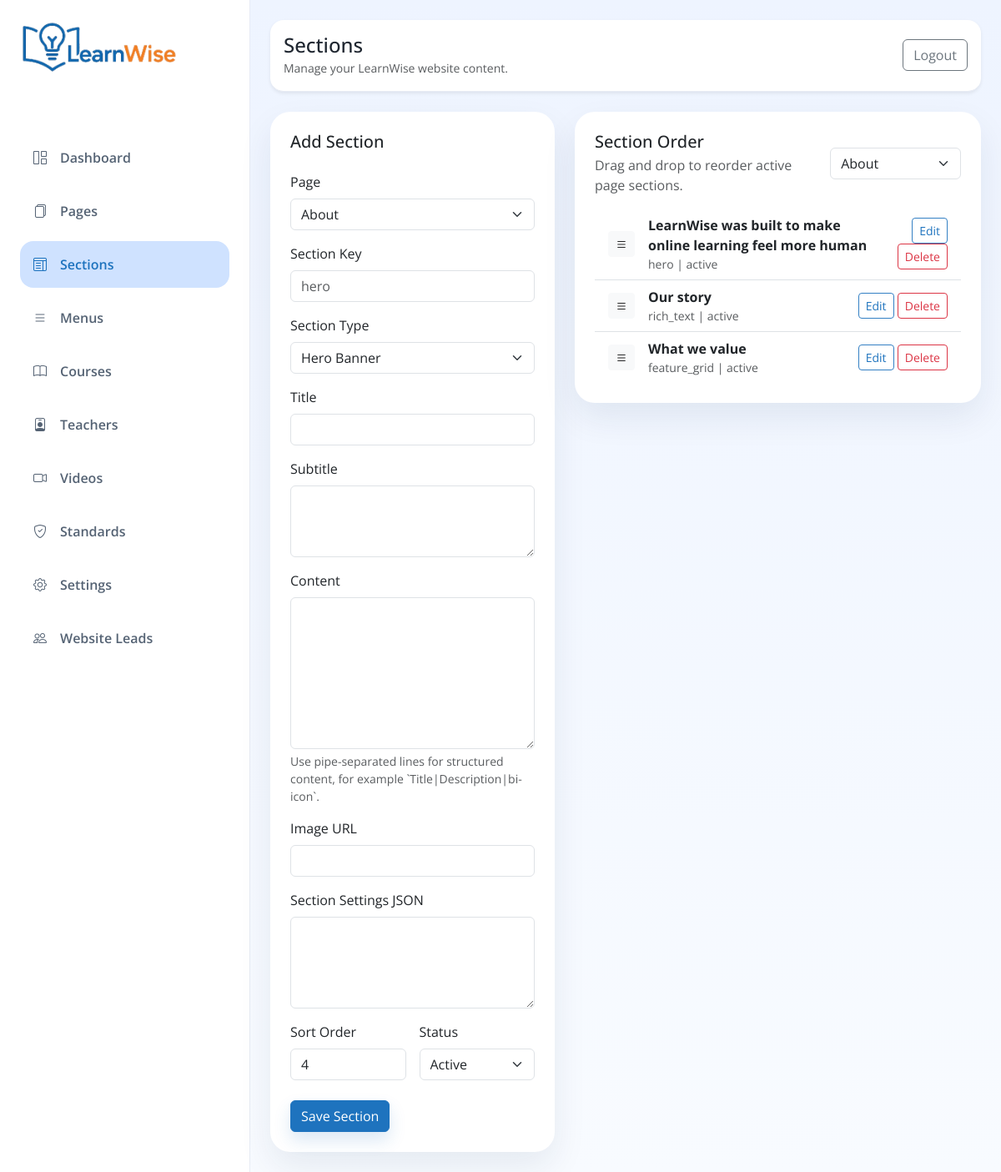
The app's page /admin/sections.php (signed in) with its own data.
### tables this page shows
CREATE TABLE IF NOT EXISTS `page_sections` (
  `id` int NOT NULL AUTO_INCREMENT,
  `page_name` varchar(100) NOT NULL,
  `section_type` varchar(100) NOT NULL,
  `title` varchar(255) NOT NULL,
  `subtitle` varchar(255) DEFAULT NULL,
  `content` text,
  `image` varchar(255) DEFAULT NULL,
  `button_text` varchar(100) DEFAULT NULL,
  `button_link` varchar(255) DEFAULT NULL,
  `sort_order` int DEFAULT '0',
  `status` enum('active','inactive') DEFAULT 'active',
  `created_at` timestamp NULL DEFAULT CURRENT_TIMESTAMP,
  `page_id` int DEFAULT NULL,
  `section_key` varchar(100) DEFAULT NULL,
  `section_title` varchar(255) DEFAULT NULL,
  `section_subtitle` text,
  `section_content` longtext,
  `section_image` varchar(255) DEFAULT NULL,
  `section_settings` longtext,
  `updated_at` timestamp NULL DEFAULT CURRENT_TIMESTAMP ON UPDATE CURRENT_TIMESTAMP,
  PRIMARY KEY (`id`)
);

### includes/site.php (called while the page is built, shortened)
<?php
function getSectionTypes(): array
{
    return [
        'hero' => 'Hero Banner',
        'feature_grid' => 'Feature / Icon Grid',
        'stats' => 'Statistics / Trust Bar',
        'courses_grid' => 'Course Categories',
        'videos' => 'Video Gallery',
        'testimonials' => 'Testimonials',
        'teachers_grid' => 'Teacher Showcase',
        'faq' => 'FAQ Accordion',
        'cta_banner' => 'CTA Banner',
        'lead_form' => 'Enrollment / Lead Form',
        'contact_form' => 'Contact Form',
        'rich_text' => 'Rich Text Block',
        'trust' => 'Trust Indicators',
    ];
}

### includes/db.php (called while the page is built, shortened)
<?php
$localConfig = [];
$dbHost = (string) ($localConfig['db_host'] ?? '127.0.0.1');
$dbName = (string) ($localConfig['db_name'] ?? 'learnwise');
$dbUser = (string) ($localConfig['db_user'] ?? 'root');
$dbPass = (string) ($localConfig['db_pass'] ?? '');
function lwColumnExists(PDO $pdo, string $table, string $column): bool
{
    $stmt = $pdo->prepare('SELECT COUNT(*) FROM information_schema.COLUMNS WHERE TABLE_SCHEMA = DATABASE() AND TABLE_NAME = :table_name AND COLUMN_NAME = :column_name');
    $stmt->execute([
        ':table_name' => $table,
        ':column_name' => $column,
    ]);
    return (bool) $stmt->fetchColumn();
}
function lwInitializeDatabase(PDO $pdo): void
{
    $pdo->exec("CREATE TABLE IF NOT EXISTS admins (
        id INT AUTO_INCREMENT PRIMARY KEY,
        email VARCHAR(150) NOT NULL UNIQUE,
        password VARCHAR(255) NOT NULL,
        created_at TIMESTAMP DEFAULT CURRENT_TIMESTAMP
    ) ENGINE=InnoDB DEFAULT CHARSET=utf8mb4");
    $pdo->exec("CREATE TABLE IF NOT EXISTS website_settings (
        id INT AUTO_INCREMENT PRIMARY KEY,
        setting_key VARCHAR(150) NOT NULL UNIQUE,
        setting_value LONGTEXT DEFAULT NULL,
        setting_type VARCHAR(50) NOT NULL DEFAULT 'text',
        updated_at TIMESTAMP DEFAULT CURRENT_TIMESTAMP ON UPDATE CURRENT_TIMESTAMP
    ) ENGINE=InnoDB DEFAULT CHARSET=utf8mb4");
    $pdo->exec("CREATE TABLE IF NOT EXISTS pages (
        id INT AUTO_INCREMENT PRIMARY KEY,
        page_name VARCHAR(100) NOT NULL UNIQUE,
        page_title VARCHAR(255) NOT NULL,
        meta_title VARCHAR(255) DEFAULT NULL,
        meta_description TEXT DEFAULT NULL,
        og_image VARCHAR(255) DEFAULT NULL,
        status ENUM('active','inactive') NOT NULL DEFAULT 'active',
        created_at TIMESTAMP DEFAULT CURRENT_TIMESTAMP,
        updated_at TIMESTAMP DEFAULT CURRENT_TIMESTAMP ON UPDATE CURRENT_TIMESTAMP
    ) ENGINE=InnoDB DEFAULT CHARSET=utf8mb4");
    $pdo->exec("CREATE TABLE IF NOT EXISTS page_sections (
        id INT AUTO_INCREMENT PRIMARY KEY,
        page_id INT NOT NULL,
        section_key VARCHAR(100) NOT NULL,
        section_title VARCHAR(255) DEFAULT NULL,
        section_subtitle TEXT DEFAULT NULL,
        section_content LONGTEXT DEFAULT NULL,
        section_image VARCHAR(255) DEFAULT NULL,
        section_type VARCHAR(100) NOT NULL,
        section_settings LONGTEXT DEFAULT NULL,
        sort_order INT NOT NULL DEFAULT 0,
        status ENUM('active','inactive') NOT NULL DEFAULT 'active',
        created_at TIMESTAMP DEFAULT CURRENT_TIMESTAMP,
        updated_at TIMESTAMP DEFAULT CURRENT_TIMESTAMP ON UPDATE CURRENT_TIMESTAMP,
        CONSTRAINT fk_page_sections_page FOREIGN KEY (page_id) REFERENCES pages(id) ON DELETE CASCADE
    ) ENGINE=InnoDB DEFAULT CHARSET=utf8mb4");
    $pdo->exec("CREATE TABLE IF NOT EXISTS menus (
        id INT AUTO_INCREMENT PRIMARY KEY,
        menu_name VARCHAR(150) NOT NULL,
        menu_link VARCHAR(255) NOT NULL,
        sort_order INT NOT NULL DEFAULT 0,
        status ENUM('active','inactive') NOT NULL DEFAULT 'active',
        created_at TIMESTAMP DEFAULT CURRENT_TIMESTAMP,
        updated_at TIMESTAMP DEFAULT CURRENT_TIMESTAMP ON UPDATE CURRENT_TIMESTAMP
    ) ENGINE=InnoDB DEFAULT CHARSET=utf8mb4");
    $pdo->exec("CREATE TABLE IF NOT EXISTS sample_videos (
        id INT AUTO_INCREMENT PRIMARY KEY,
        title VARCHAR(255) NOT NULL,
        description TEXT DEFAULT NULL,
        thumbnail VARCHAR(255) DEFAULT NULL,
        video_file VARCHAR(255) DEFAULT NULL,
        video_url VARCHAR(255) DEFAULT NULL,
        sort_order INT NOT NULL DEFAULT 0,
        status ENUM('active','inactive') NOT NULL DEFAULT 'active',
        created_at TIMESTAMP DEFAULT CURRENT_TIMESTAMP,
        updated_at TIMESTAMP DEFAULT CURRENT_TIMESTAMP ON UPDATE CURRENT_TIMESTAMP
    ) ENGINE=InnoDB DEFAULT CHARSET=utf8mb4");
    $pdo->exec("CREATE TABLE IF NOT EXISTS standards_sections (
        id INT AUTO_INCREMENT PRIMARY KEY,
        title VARCHAR(255) NOT NULL,
        content TEXT NOT NULL,
        icon VARCHAR(50) DEFAULT NULL,
        sort_order INT DEFAULT 0,
        status ENUM('active','inactive') DEFAULT 'active'
    ) ENGINE=InnoDB DEFAULT CHARSET=utf8mb4");
    $pdo->exec("CREATE TABLE IF NOT EXISTS compliance_rules (
        id INT AUTO_INCREMENT PRIMARY KEY,
        title VARCHAR(255) NOT NULL,
        content TEXT NOT NULL,
        icon VARCHAR(50) DEFAULT NULL,
        penalty VARCHAR(255) DEFAULT NULL,
        sort_order INT DEFAULT 0,
        status ENUM('active','inactive') DEFAULT 'active'
    ) ENGINE=InnoDB DEFAULT CHARSET=utf8mb4");
    $pdo->exec("CREATE TABLE IF NOT EXISTS courses (
        id INT AUTO_INCREMENT PRIMARY KEY,
        title VARCHAR(200) NOT NULL,
        description TEXT NOT NULL,
        category VARCHAR(100) NOT NULL,
        image VARCHAR(255) DEFAULT NULL,
        sort_order INT NOT NULL DEFAULT 0,
        status ENUM('active','inactive') DEFAULT 'active',
        created_at TIMESTAMP DEFAULT CURRENT_TIMESTAMP,
        updated_at TIMESTAMP DEFAULT CURRENT_TIMESTAMP ON UPDATE CURRENT_TIMESTAMP
    ) ENGINE=InnoDB DEFAULT CHARSET=utf8mb4");
    $pdo->exec("CREATE TABLE IF NOT EXISTS teachers (
        id INT AUTO_INCREMENT PRIMARY KEY,
        name VARCHAR(150) NOT NULL,
        subject VARCHAR(100) NOT NULL,
        experience VARCHAR(50) DEFAULT NULL,
        experience_years INT NOT NULL DEFAULT 0,
        students_count INT NOT NULL DEFAULT 0,
        bio TEXT DEFAULT NULL,
        image VARCHAR(255) DEFAULT NULL,
        status ENUM('active','inactive') DEFAULT 'active',
        created_at TIMESTAMP DEFAULT CURRENT_TIMESTAMP,
        updated_at TIMESTAMP DEFAULT CURRENT_TIMESTAMP ON UPDATE CURRENT_TIMESTAMP
    ) ENGINE=InnoDB DEFAULT CHARSET=utf8mb4");
    $pdo->exec("CREATE TABLE IF NOT EXISTS leads (
        id INT AUTO_INCREMENT PRIMARY KEY,
        name VARCHAR(120) NOT NULL,
        parent_name VARCHAR(120) DEFAULT NULL,
        student_name VARCHAR(120) DEFAULT NULL,
        email VARCHAR(150) NOT NULL,
        phone VARCHAR(40) NOT NULL,
        course VARCHAR(150) DEFAULT NULL,
        message TEXT DEFAULT NULL,
        source VARCHAR(60) DEFAULT 'website',
        status ENUM('new','contacted','converted','closed') NOT NULL DEFAULT 'new',
        created_at TIMESTAMP DEFAULT CURRENT_TIMESTAMP,
        updated_at TIMESTAMP DEFAULT CURRENT_TIMESTAMP ON UPDATE CURRENT_TIMESTAMP
    ) ENGINE=InnoDB DEFAULT CHARSET=utf8mb4");
    if (lwColumnExists($pdo, 'page_sections', 'page_name')) {
        $legacySections = $pdo->query('SELECT * FROM page_sections')->fetchAll(PDO::FETCH_ASSOC);
    }
}
try {
    $pdo = new PDO("mysql:host={$dbHost};charset=utf8mb4", $dbUser, $dbPass, [
        PDO::ATTR_ERRMODE => PDO::ERRMODE_EXCEPTION,
        PDO::ATTR_DEFAULT_FETCH_MODE => PDO::FETCH_ASSOC,
    ]);
    $pdo->exec("CREATE DATABASE IF NOT EXISTS `{$dbName}` CHARACTER SET utf8mb4 COLLATE utf8mb4_unicode_ci");
    $pdo->exec("USE `{$dbName}`");
    lwInitializeDatabase($pdo);
} catch (PDOException $exception) {
    lwReportException($exception, ['area' => 'database_connection']);
    lwAbortRequest();
}

### admin/auth.php (called while the page is built, shortened)
<?php
require_once __DIR__ . '/../includes/db.php';

### admin/sections.php (the view, shortened to what this page needs)
<?php
require_once __DIR__ . '/auth.php';
require_once __DIR__ . '/../includes/site.php';
$pageId = isset($_GET['page_id']) ? (int) $_GET['page_id'] : 0;
$pages = $pdo->query('SELECT id, page_name, page_title FROM pages ORDER BY page_title ASC')->fetchAll(PDO::FETCH_ASSOC);
if ($pageId === 0 && !empty($pages)) {
    $pageId = (int) $pages[0]['id'];
}
$editSection = null;
if ($pageId > 0) {
    $stmt = $pdo->prepare('SELECT * FROM page_sections WHERE page_id = :page_id ORDER BY sort_order ASC, id ASC');
    $stmt->execute([':page_id' => $pageId]);
    $sections = $stmt->fetchAll(PDO::FETCH_ASSOC);
}
include __DIR__ . '/admin-header.php';
?>
<div class="row g-4">
    <div class="col-xl-5">
        <div class="card admin-card p-4">
            <h5 class="mb-4"><?= $editSection ? 'Edit Section' : 'Add Section' ?></h5>
            <form method="post">
                <div class="mb-3">
                    <label class="form-label">Page</label>
                    <select name="page_id" class="form-select" required>
                        <?php foreach ($pages as $page): ?>
                            <option value="<?= (int) $page['id'] ?>" <?= (int) ($editSection['page_id'] ?? $pageId) === (int) $page['id'] ? 'selected' : '' ?>>
                                <?= htmlspecialchars($page['page_title']) ?>
                            </option>
                        <?php endforeach; ?>
                    </select>
                </div>
                <div class="mb-3">
                    <label class="form-label">Section Key</label>
                    <input type="text" name="section_key" class="form-control" placeholder="hero" value="<?= htmlspecialchars($editSection['section_key'] ?? '') ?>" required>
                </div>
                <div class="mb-3">
                    <label class="form-label">Section Type</label>
                    <select name="section_type" class="form-select">
                        <?php foreach (getSectionTypes() as $type => $label): ?>
                            <option value="<?= htmlspecialchars($type) ?>" <?= ($editSection['section_type'] ?? '') === $type ? 'selected' : '' ?>><?= htmlspecialchars($label) ?></option>
                        <?php endforeach; ?>
                    </select>
                </div>
                <div class="mb-3">
                    <label class="form-label">Title</label>
                    <input type="text" name="section_title" class="form-control" value="<?= htmlspecialchars($editSection['section_title'] ?? '') ?>">
                </div>
                <div class="mb-3">
                    <label class="form-label">Subtitle</label>
                    <textarea name="section_subtitle" rows="3" class="form-control"><?= htmlspecialchars($editSection['section_subtitle'] ?? '') ?></textarea>
                </div>
                <div class="mb-3">
                    <label class="form-label">Content</label>
                    <textarea name="section_content" rows="7" class="form-control"><?= htmlspecialchars($editSection['section_content'] ?? '') ?></textarea>
                    <div class="form-text">Use pipe-separated lines for structured content, for example `Title|Description|bi-icon`.</div>
                </div>
                <div class="mb-3">
                    <label class="form-label">Image URL</label>
                    <input type="text" name="section_image" class="form-control" value="<?= htmlspecialchars($editSection['section_image'] ?? '') ?>">
                </div>
                <div class="mb-3">
                    <label class="form-label">Section Settings JSON</label>
                    <textarea name="section_settings" rows="4" class="form-control"><?= htmlspecialchars($editSection['section_settings'] ?? '') ?></textarea>
                </div>
                <div class="row g-3">
                    <div class="col-md-6">
                        <label class="form-label">Sort Order</label>
                        <input type="number" name="sort_order" class="form-control" value="<?= htmlspecialchars((string) ($editSection['sort_order'] ?? count($sections) + 1)) ?>">
                    </div>
                    <div class="col-md-6">
                        <label class="form-label">Status</label>
                        <select name="status" class="form-select">
                            <option value="active" <?= ($editSection['status'] ?? '') === 'active' ? 'selected' : '' ?>>Active</option>
                        </select>
                    </div>
                </div>
                <div class="mt-4">
                    <button type="submit" class="btn btn-primary">Save Section</button>
                </div>
            </form>
        </div>
    </div>
    <div class="col-xl-7">
        <div class="card admin-card p-4">
            <div class="d-flex justify-content-between align-items-center mb-3 gap-3">
                <div>
                    <h5 class="mb-1">Section Order</h5>
                    <p class="text-muted mb-0">Drag and drop to reorder active page sections.</p>
                </div>
                <form method="get" class="d-flex gap-2">
                    <select name="page_id" class="form-select" onchange="this.form.submit()">
                        <?php foreach ($pages as $page): ?>
                            <option value="<?= (int) $page['id'] ?>" <?= $pageId === (int) $page['id'] ? 'selected' : '' ?>><?= htmlspecialchars($page['page_title']) ?></option>
                        <?php endforeach; ?>
                    </select>
                </form>
            </div>
            <ul class="list-group list-group-flush section-sortable" data-page-id="<?= $pageId ?>">
                <?php foreach ($sections as $section): ?>
                    <li class="list-group-item d-flex align-items-center justify-content-between gap-3" data-id="<?= (int) $section['id'] ?>">
                        <div class="d-flex align-items-center gap-3">
                            <span class="drag-handle btn btn-light btn-sm"><i class="bi bi-list"></i></span>
                            <div>
                                <strong><?= htmlspecialchars($section['section_title'] ?: $section['section_key']) ?></strong>
                                <div class="text-muted small"><?= htmlspecialchars($section['section_type']) ?> | <?= htmlspecialchars($section['status']) ?></div>
                            </div>
                        </div>
                        <div class="text-end">
                            <a href="sections.php?page_id=<?= $pageId ?>&edit=<?= (int) $section['id'] ?>" class="btn btn-sm btn-outline-primary">Edit</a>
                            <a href="sections.php?page_id=<?= $pageId ?>&delete=<?= (int) $section['id'] ?>" class="btn btn-sm btn-outline-danger" onclick="return confirm('Delete this section?');">Delete</a>
                        </div>
                    </li>
                <?php endforeach; ?>
            </ul>
        </div>
    </div>
</div>
<?php include __DIR__ . '/admin-footer.php'; ?>

### records on screen
page_sections: section_title "LearnWise was built to make online learning feel more human", section_type "hero", status "active"
page_sections: section_title "Our story", section_type "rich_text", status "active"
page_sections: section_title "What we value", section_type "feature_grid", status "active"

### other values on screen
$item['label'] "Dashboard"
$item['label'] "Pages"
$item['label'] "Sections"
$item['label'] "Menus"
$item['label'] "Courses"
$item['label'] "Teachers"
$item['label'] "Videos"
$item['label'] "Standards"
$item['label'] "Settings"
$item['label'] "Website Leads"
$pageTitle "Sections"
form field page_id "About"
form field section_type "Hero Banner"
